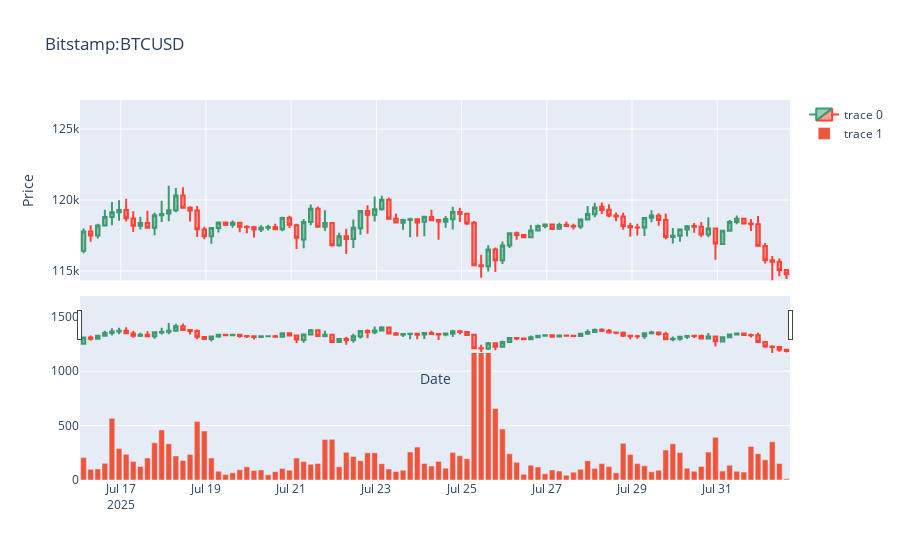

Notebook code for this chart:
### Code cell
# Visualize
fig = make_subplots(rows=2, cols=1, shared_xaxes=True, vertical_spacing=0.05)

fig.add_trace(go.Candlestick(x=df.index,
                    open=df.open,
                    high=df.high,
                    low=df.low,
                    close=df.close,
                    ), row=1, col=1)
set_ylim = (df.low.min(), df.high.max() * 1.05)

fig.add_trace(go.Bar(x=df.index,
                    y=df.volume,
                    ), row=2, col=1)

fig.update_layout(title=f'{symbol}',
                  yaxis_range=(set_ylim[0], set_ylim[1]),
                  xaxis_title='Date',
                  yaxis_title='Price')
fig.show()
